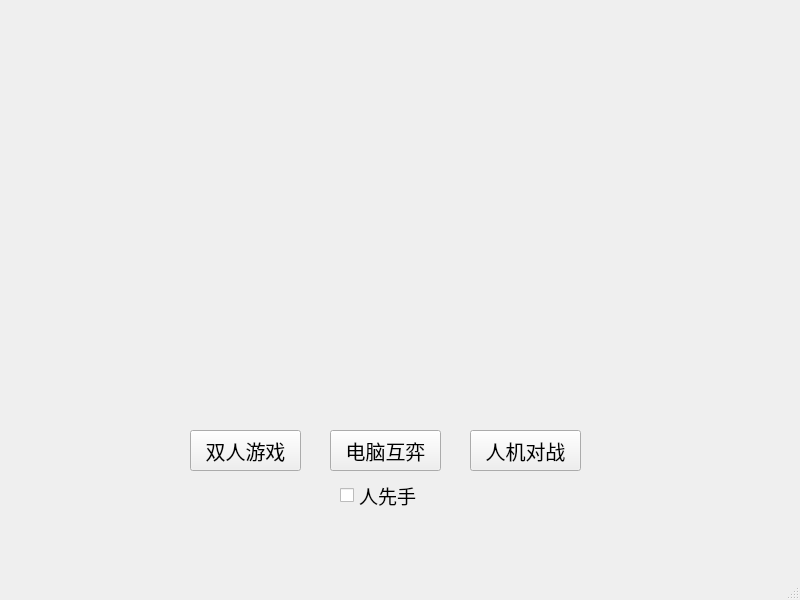
<?xml version="1.0" encoding="UTF-8"?>
<ui version="4.0">
 <class>MainWindow</class>
 <widget class="QMainWindow" name="MainWindow">
  <property name="geometry">
   <rect>
    <x>0</x>
    <y>0</y>
    <width>800</width>
    <height>600</height>
   </rect>
  </property>
  <property name="minimumSize">
   <size>
    <width>800</width>
    <height>600</height>
   </size>
  </property>
  <property name="maximumSize">
   <size>
    <width>800</width>
    <height>600</height>
   </size>
  </property>
  <property name="windowTitle">
   <string>五子棋</string>
  </property>
  <property name="windowIcon">
   <iconset resource="resourse.qrc">
    <normaloff>:/images/tubiao.png</normaloff>:/images/tubiao.png</iconset>
  </property>
  <property name="styleSheet">
   <string notr="true">#MainWindow{
	border-image: url(:/images/Welcome.jpg);
}
</string>
  </property>
  <widget class="QWidget" name="centralwidget">
   <property name="styleSheet">
    <string notr="true"/>
   </property>
   <widget class="QPushButton" name="Playvs_Button">
    <property name="geometry">
     <rect>
      <x>190</x>
      <y>430</y>
      <width>111</width>
      <height>41</height>
     </rect>
    </property>
    <property name="styleSheet">
     <string notr="true">QPushButton
{
	border-image: url(:/images/buttonimg.png);
	color: rgb(0,0,0);
	font: 20px;
}
QPushButton:hover
{
	color: rgb(255,255,255);
}
QPushButton:pressed
{
	
	border-image: url(:/images/btn_press.png);
}
</string>
    </property>
    <property name="text">
     <string>双人游戏</string>
    </property>
   </widget>
   <widget class="QPushButton" name="AIvs_Button">
    <property name="geometry">
     <rect>
      <x>470</x>
      <y>430</y>
      <width>111</width>
      <height>41</height>
     </rect>
    </property>
    <property name="styleSheet">
     <string notr="true">QPushButton
{
	border-image: url(:/images/buttonimg.png);
	color: rgb(0,0,0);
	font: 20px;
}
QPushButton:hover
{
	color: rgb(255,255,255);
}
QPushButton:pressed
{
	
	border-image: url(:/images/btn_press.png);
}
</string>
    </property>
    <property name="text">
     <string>人机对战</string>
    </property>
   </widget>
   <widget class="QPushButton" name="AIvsAI_Button">
    <property name="geometry">
     <rect>
      <x>330</x>
      <y>430</y>
      <width>111</width>
      <height>41</height>
     </rect>
    </property>
    <property name="styleSheet">
     <string notr="true">QPushButton
{
	border-image: url(:/images/buttonimg.png);
	color: rgb(0,0,0);
	font: 20px;
}
QPushButton:hover
{
	color: rgb(255,255,255);
}
QPushButton:pressed
{
	
	border-image: url(:/images/btn_press.png);
}
</string>
    </property>
    <property name="text">
     <string>电脑互弈</string>
    </property>
   </widget>
   <widget class="QCheckBox" name="checkBox">
    <property name="geometry">
     <rect>
      <x>340</x>
      <y>480</y>
      <width>131</width>
      <height>31</height>
     </rect>
    </property>
    <property name="font">
     <font>
      <pointsize>14</pointsize>
     </font>
    </property>
    <property name="text">
     <string>人先手</string>
    </property>
    <property name="iconSize">
     <size>
      <width>20</width>
      <height>20</height>
     </size>
    </property>
   </widget>
  </widget>
  <widget class="QMenuBar" name="menubar">
   <property name="geometry">
    <rect>
     <x>0</x>
     <y>0</y>
     <width>800</width>
     <height>29</height>
    </rect>
   </property>
  </widget>
  <widget class="QStatusBar" name="statusbar"/>
 </widget>
 <resources>
  <include location="resourse.qrc"/>
 </resources>
 <connections/>
</ui>
